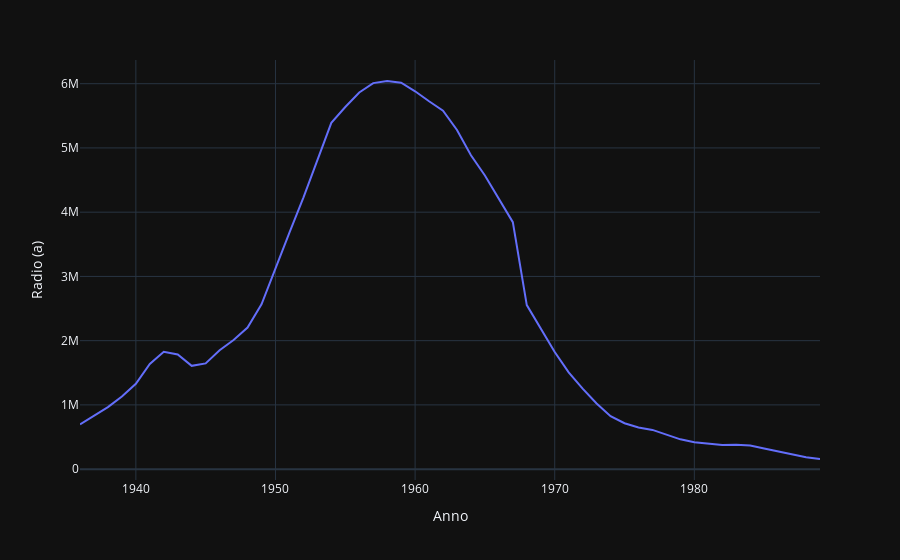

Notebook source saved alongside this figure:
### Markdown cell above
Con plotly express

### Code cell
fig = px.line(df_radio, x=df_radio.index, y="Radio (a)")
fig.show()
